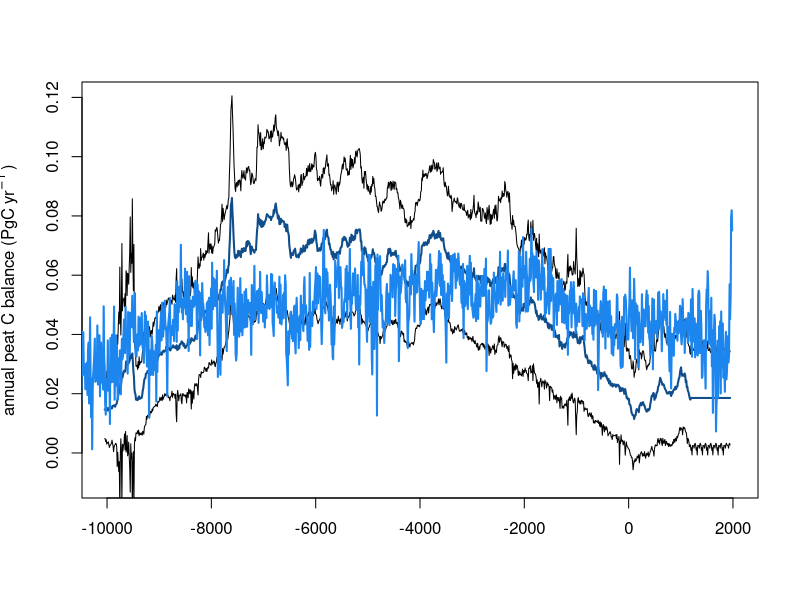
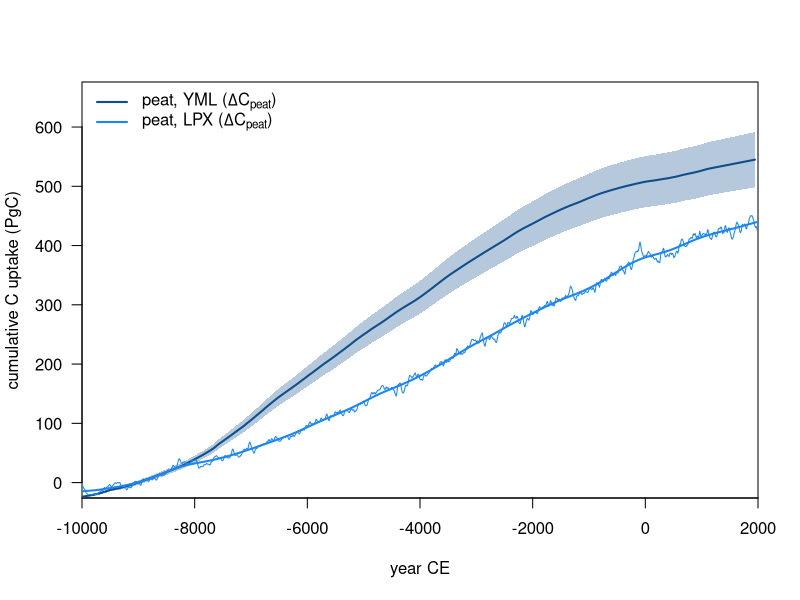
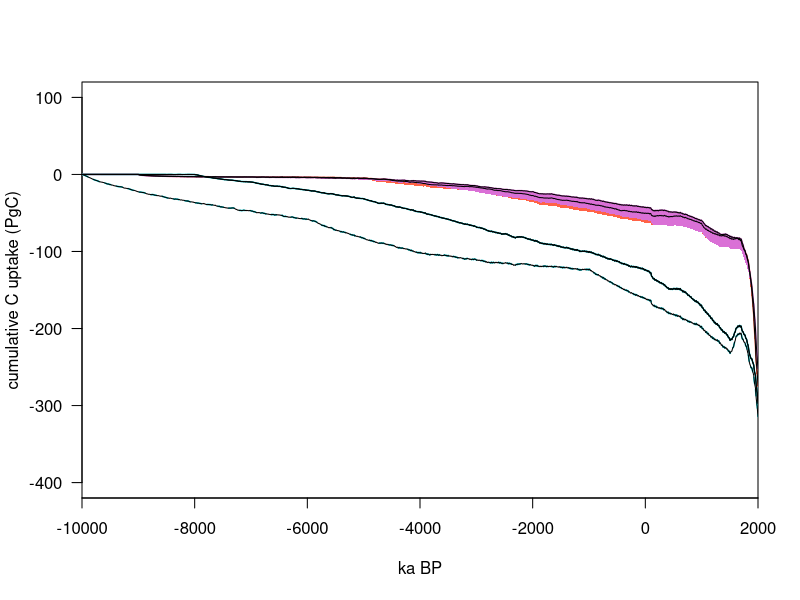

R code for these plots, in order:
##--------------------------------------------------------------------------
## example plot producing figure like Fig. 1 and S1 in Stocker et al., 2017
##--------------------------------------------------------------------------
rm( list=ls() )

peat_yml_lhnfix     <- read.csv( file="data/dcpeat_yml_stocker17pnas.csv", skip=30 )
peat_yml_lhnfix_cum <- read.csv( file="data/dcpeat_cum_yml_stocker17pnas.csv", skip=33 )
peat_lpx            <- read.csv( file="data/dcpeat_lpx_stocker17pnas.csv", skip=26 )
fluc                <- read.csv( file="data/luc_co2_emissions_stocker17pnas.csv", skip=30 )

add_alpha <- function( col, alpha ){
  ## add alpha to color given as a name
  col    <- col2rgb( col, alpha=TRUE )/255
  col[4] <- alpha
  col    <- rgb(col[1,],col[2,],col[3,],col[4,])
  return( col )
}

## vertical offsets correspond to peat C at 11 ka BP in original data
off            <- 24.654
off_lpx        <- 285.1803

print("plotting ... ")
##--------------------------------
## Annual eat C balance
##--------------------------------
xlim <- c(-10000,2000)
plot( range(peat_yml_lhnfix$year), range(peat_yml_lhnfix$mean), type="n", ylab=expression( "annual peat C balance (PgC" ~ yr^{-1} ~ ")" ), xlab="", xlim=xlim, ylim=c(-0.01,0.12) )

## add +/- 1-sigma range to plot
lines( peat_yml_lhnfix$year, (peat_yml_lhnfix$mean - peat_yml_lhnfix$sd) )
lines( peat_yml_lhnfix$year, (peat_yml_lhnfix$mean + peat_yml_lhnfix$sd) )

## PEAT Add mean to plot
lines( peat_yml_lhnfix$year, peat_yml_lhnfix$mean, col="dodgerblue4", lwd=2, lty=1 )

## Add model NEP to plot
boxl <- 1
lines( peat_lpx$year, peat_lpx$nep, lwd=1, col="dodgerblue2" )
boxl <- 30
lines( peat_lpx$year, peat_lpx$nep, lwd=2, col="dodgerblue2" )

##--------------------------------
## Cumulative eat C balance
##--------------------------------
  par(las=1, xaxs="i")
  ylim <- c(0,650)
  plot( range(peat_yml_lhnfix$year), ylim, type="n", ylab="cumulative C uptake (PgC)", xlab="year CE", xlim=xlim, ylim=ylim )

  ## add +/- 1-sigma range to plot
  par( new=TRUE )
  plot( range(peat_yml_lhnfix$year), ylim, type="n", ylab="", xlab="", xlim=xlim, ylim=ylim, axes=FALSE )
  polygon( 
    c( peat_yml_lhnfix$year, rev(peat_yml_lhnfix$year) ), 
    c( (peat_yml_lhnfix_cum$mean - peat_yml_lhnfix_cum$sd) - off, rev((peat_yml_lhnfix_cum$mean + peat_yml_lhnfix_cum$sd) - off) ),
    col=add_alpha( "dodgerblue4", 0.3 ), border=NA 
  )

  # ## Add mean to plot
  lines( peat_yml_lhnfix_cum$year, peat_yml_lhnfix_cum$mean - off, col="dodgerblue4", lwd=2, lty=1 )

  # ## Add model total peat C
  lines( peat_lpx$year, peat_lpx$totc - off_lpx, lwd=1, col="dodgerblue2" )
  lines( smooth.spline( peat_lpx$year, peat_lpx$totc - off_lpx, spar=0.7 ), lwd=2, col="dodgerblue2")

  legend( "topleft", c( 
    expression(paste("peat, YML (",Delta ,"C"[peat],")")), 
    expression(paste("peat, LPX (",Delta ,"C"[peat],")"))
    ), lty=1, lwd=2, col=c("dodgerblue4","dodgerblue2"), bty="n" )

##--------------------------------
## HOLOCENE
##--------------------------------
  ylim <- c(-400,100)
  plot( range(fluc$year), ylim, type="n", ylab="cumulative C uptake (PgC)", xlab="ka BP", xlim=xlim, ylim=ylim )

  lines( fluc$year, -fluc$hyde31_cum, col="tomato", lwd=1.5  )
  polygon( c(fluc$year, rev(fluc$year)), c(-fluc$hyde31_cum, rev(-fluc$hyde31u_cum)), col="tomato", border=NA )

  lines( fluc$year, -fluc$hyde32_cum, col="orchid", lwd=1.5  )
  polygon( c(fluc$year, rev(fluc$year)), c(-fluc$hyde32_cum, rev(-fluc$hyde32u_cum)), col="orchid", border=NA )

  lines( fluc$year, -fluc$kk10_cum, col="turquoise3", lwd=1.5, lty=2 )
  lines( fluc$year, -fluc$kk10d_cum, col="turquoise3", lwd=1.5 )

  lines( fluc$year, -fluc$hyde31_cum )
  lines( fluc$year, -fluc$hyde32_cum )
  lines( fluc$year, -fluc$kk10_cum)
  lines( fluc$year, -fluc$kk10d_cum )

  lines( fluc$year, -cumsum(fluc$kk10d) )